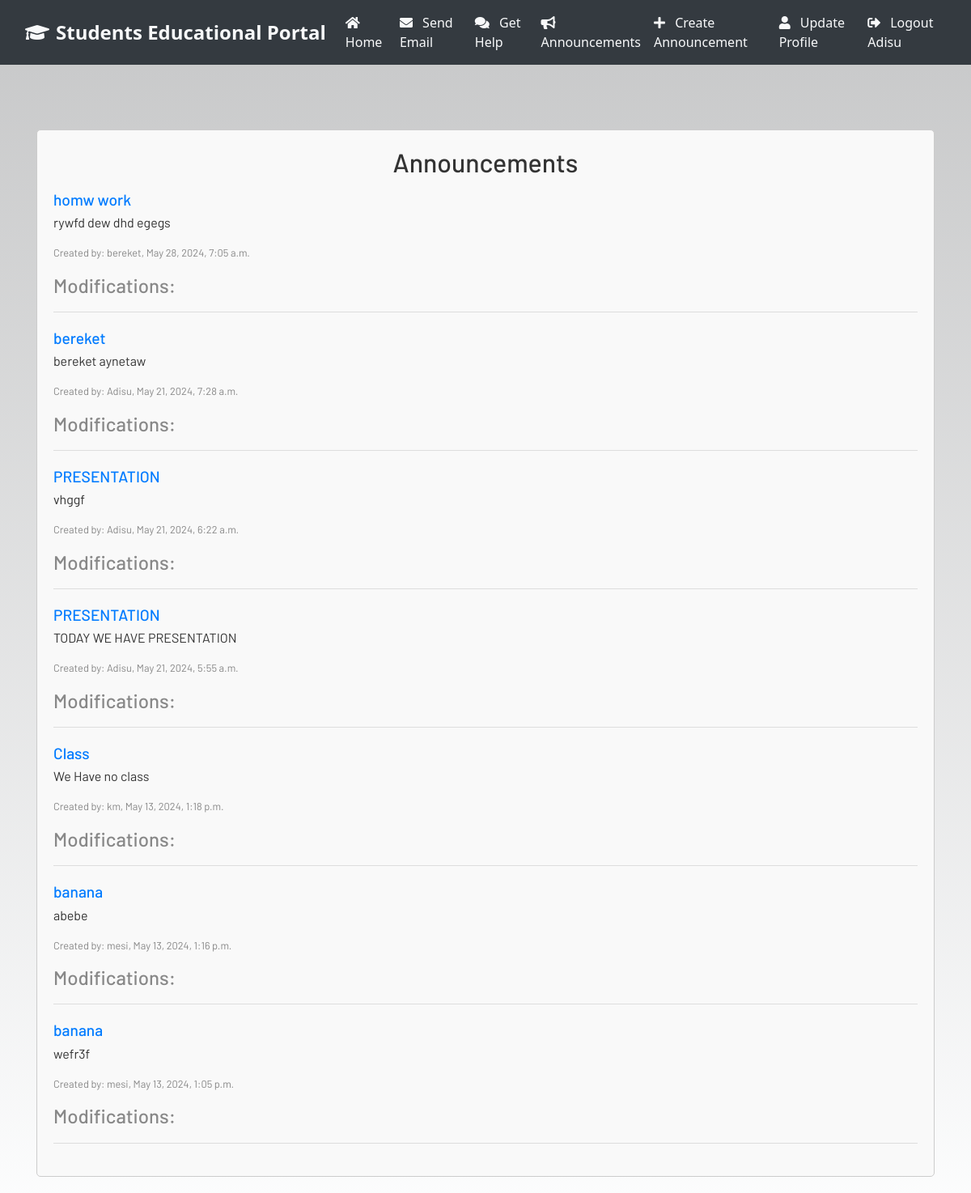
The app's page /announcements/ (signed in) with its own data.
### dashboard/models.py (models this page shows, shortened)
class Announcement(models.Model):
    title = models.CharField(max_length=100)
    content = models.TextField()
    date_posted = models.DateTimeField(auto_now_add=True)
    creator = models.ForeignKey(User, on_delete=models.CASCADE)
    last_modified = models.DateTimeField(auto_now=True)

### dashboard/views.py (the view)
# urls.py: path('announcements/', views.announcements, name='announcements'),
@login_required
def announcements(request):
    announcements = Announcement.objects.all().order_by('-date_posted')
    return render(request, 'dashboard/announcements.html', {'announcements': announcements})

### dashboard/templates/dashboard/announcements.html (shortened to what this page needs)
{% extends 'dashboard/base.html' %}
{% block content %}
<section class="container" style="margin: 20px auto; padding: 20px; border: 1px solid #ccc; border-radius: 5px; background-color: #f9f9f9;">
    <h2 style="color: #333; text-align: center;">Announcements</h2>
    {% if announcements %}
        <ul style="list-style-type: none; padding: 0;">
            {% for announcement in announcements %}
                <li style="margin-bottom: 20px; border-bottom: 1px solid #ddd; padding-bottom: 10px;">
                    <h3 style="color: #007bff; font-size: 1.2em; margin-bottom: 5px;">{{ announcement.title }}</h3>
                    <p style="color: #333; font-size: 1em;">{{ announcement.content }}</p>
                    <p style="color: #888; font-size: 0.8em;">Created by: {{ announcement.creator.username }}, {{ announcement.date_posted }}</p>
                    <h4 style="color: #888; margin-top: 10px;">Modifications:</h4>
                </li>
            {% endfor %}
        </ul>
    {% else %}
        <p style="text-align: center;">No announcements available.</p>
    {% endif %}
</section>
{% endblock %}

### dashboard/templates/dashboard/base.html (shortened to what this page needs)
<!DOCTYPE html>
{% load static %}
<html lang="en">
<head>
    <link rel="stylesheet" href="https://stackpath.bootstrapcdn.com/bootstrap/4.3.1/css/bootstrap.min.css"
 />
    <link rel="stylesheet" href="https://use.fontawesome.com/releases/v5.7.2/css/all.css"
 />
    <link rel="stylesheet" href="{% static 'css/main.css' %}" />
</head>
<body>
<header>
    <nav class="navbar navbar-expand-lg navbar-dark">
        <div class="container-fluid">
            <a class="navbar-brand" href="{% url 'home' %}"><i class="fas fa-graduation-cap icon"></i>Students Educational Portal</a>
            <div class="collapse navbar-collapse justify-content-end" id="navbarSupportedContent">
                <ul class="navbar-nav">
                    <li class="nav-item">
                        <a class="nav-link" href="{% url 'home' %}"><i class="fas fa-home icon"></i> Home</a>
                    </li>
                    {% if user.is_authenticated %}
                        <li class="nav-item">
                            <a class="nav-link" href="{% url 'sendemail' %}"><i class="fas fa-envelope icon"></i> Send Email</a>
                        </li>
                        <li class="nav-item">
                            <a class="nav-link" href="{% url 'chatbot' %}"><i class="fas fa-comments icon"></i> Get Help</a>
                        </li>
                        <li class="nav-item">
                            <a href="{% url 'announcements' %}" class="nav-link"><i class="fas fa-bullhorn icon"></i> Announcements</a>
                        </li>
                        <li class="nav-item">
                            <a href="{% url 'create_announcement' %}" class="nav-link"><i class="fas fa-plus icon"></i> Create Announcement</a>
                        </li>
                        <li class="nav-item">
                            <a class="nav-link" href="{% url 'update_profile' %}"><i class="fas fa-user icon"></i> Update Profile</a>
                        </li>
                        <li class="nav-item">
                            <a class="nav-link" href="{% url 'logout' %}"><i class="fas fa-sign-out-alt icon"></i> Logout {{ user.username }}</a>
                        </li>
                    {% endif %}
                </ul>
            </div>
        </div>
    </nav>
</header>
<br /><br />
<main class="container">
    {% block content %}
    {% endblock content %}
</main>
</body>
</html>

### static/css/main.css (style rules this page uses)
html { scroll-behavior: smooth; height: 100%; width: 100%; }
main { font-family: Barlow, Quicksand, Rubik, sans-serif, serif, 'Times New Roman', Times, serif !important; }
.navbar { background-color: rgb(0, 0, 0) !important; }
a { text-decoration: none !important; color: black; }
html, body { max-width: 100%; overflow-x: hidden; height: 100%; width: 100%; }
body { background: linear-gradient(rgba(0, 0, 0, 0.2), rgba(255, 255, 255, 0.5)); overflow-x: hidden; background-repeat: no-repeat; }

### dashboard/templates/dashboard/base.html (style rules this page uses)
body { font-family: 'Segoe UI', Tahoma, Geneva, Verdana, sans-serif; background-color: #f8f9fa; }
.navbar { background-color: #343a40 !important; }
.navbar-brand { font-size: 1.5rem; font-weight: bold; color: #f8f9fa !important; }
.nav-link { color: #f8f9fa !important; }
.container { margin-top: 2rem; }
h2 { color: #343a40; margin-bottom: 1rem; }
.icon { margin-right: 0.5rem; }

### records on screen
Announcement: title "homw work", content "rywfd dew dhd egegs", creator.username "bereket", date_posted "May 28, 2024, 7:05 a.m."
Announcement: title "bereket", content "bereket aynetaw", creator.username "Adisu", date_posted "May 21, 2024, 7:28 a.m."
Announcement: title "PRESENTATION", content "vhggf", creator.username "Adisu", date_posted "May 21, 2024, 6:22 a.m."
Announcement: title "PRESENTATION", content "TODAY WE HAVE PRESENTATION", creator.username "Adisu", date_posted "May 21, 2024, 5:55 a.m."
Announcement: title "Class", content "We Have no class", creator.username "km", date_posted "May 13, 2024, 1:18 p.m."
Announcement: title "banana", content "abebe", creator.username "mesi", date_posted "May 13, 2024, 1:16 p.m."
Announcement: title "banana", content "wefr3f", creator.username "mesi", date_posted "May 13, 2024, 1:05 p.m."

### other values on screen
{{ user.username }} "Adisu"
